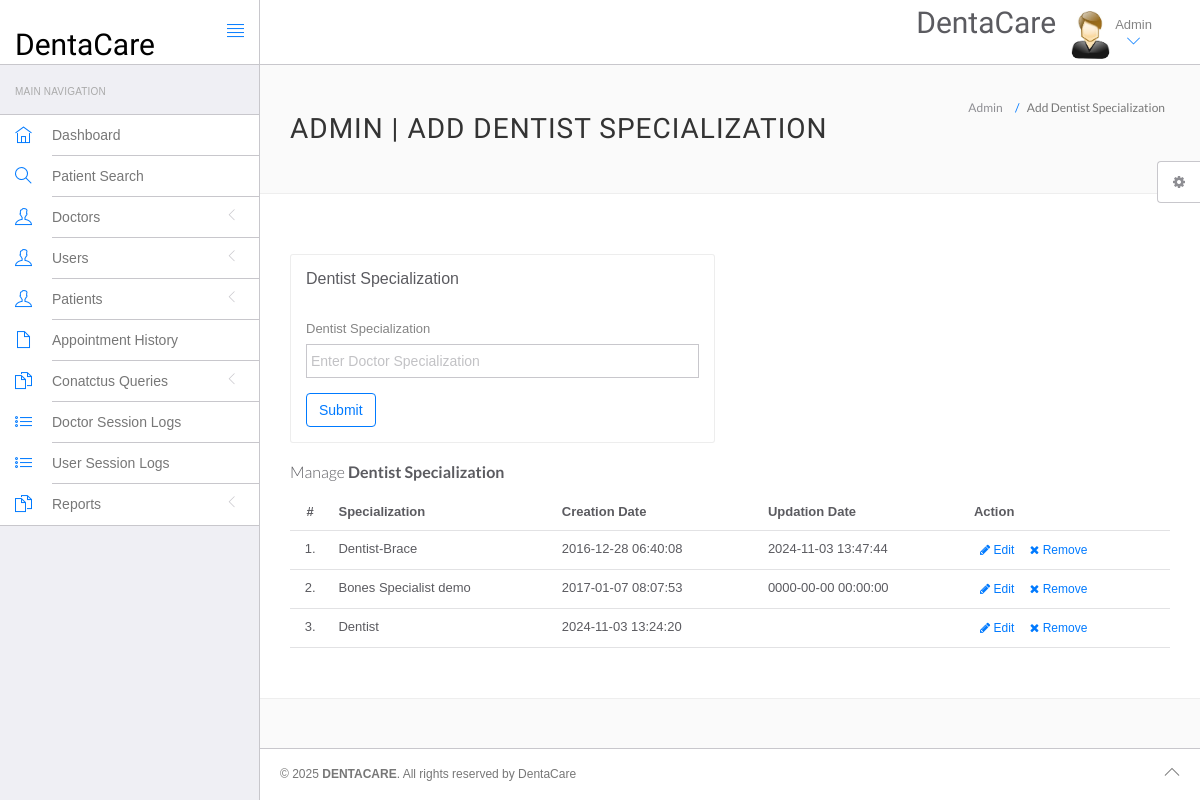
The app's page /hms/admin/doctor-specilization.php (signed in), older data.
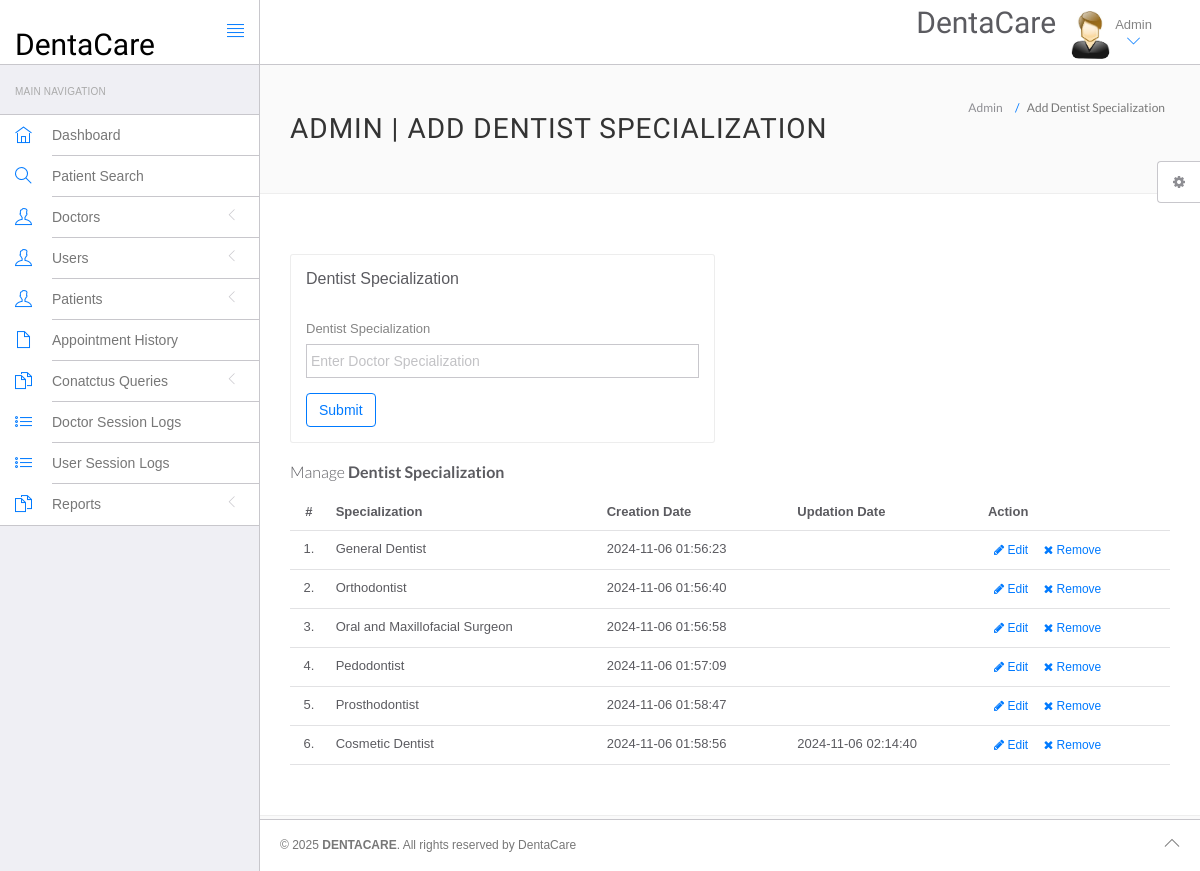
The same page, newer data.
### tables this page shows
CREATE TABLE `doctorspecilization` (
  `id` int(11) NOT NULL,
  `specilization` varchar(255) DEFAULT NULL,
  `creationDate` timestamp NULL DEFAULT current_timestamp(),
  `updationDate` timestamp NULL DEFAULT NULL ON UPDATE current_timestamp()
);

### hms/admin/doctor-specilization.php (the view, shortened to what this page needs)
<?php
include('include/config.php');
?>
<!DOCTYPE html>
<html lang="en">
	<head>
		<link rel="stylesheet" href="vendor/bootstrap/css/bootstrap.min.css">
		<link rel="stylesheet" href="vendor/fontawesome/css/font-awesome.min.css">
		<link rel="stylesheet" href="vendor/themify-icons/themify-icons.min.css">
		<link href="vendor/animate.css/animate.min.css" rel="stylesheet" media="screen">
		<link href="vendor/perfect-scrollbar/perfect-scrollbar.min.css" rel="stylesheet" media="screen">
		<link href="vendor/switchery/switchery.min.css" rel="stylesheet" media="screen">
		<link href="vendor/bootstrap-touchspin/jquery.bootstrap-touchspin.min.css" rel="stylesheet" media="screen">
		<link href="vendor/select2/select2.min.css" rel="stylesheet" media="screen">
		<link href="vendor/bootstrap-datepicker/bootstrap-datepicker3.standalone.min.css" rel="stylesheet" media="screen">
		<link href="vendor/bootstrap-timepicker/bootstrap-timepicker.min.css" rel="stylesheet" media="screen">
		<link rel="stylesheet" href="assets/css/styles.css">
		<link rel="stylesheet" href="assets/css/plugins.css">
		<link rel="stylesheet" href="assets/css/themes/theme-1.css" id="skin_color" />
		<link rel="stylesheet" href="https://cdn.jsdelivr.net/npm/sweetalert2@11/dist/sweetalert2.min.css">
	</head>
	<body>
    <div id="app">
        <?php include('include/sidebar.php'); ?>
        <div class="app-content">
            <?php include('include/header.php'); ?>
            <div class="main-content">
                <div class="wrap-content container" id="container">
                    <section id="page-title">
                        <div class="row">
                            <div class="col-sm-8">
                                <h1 class="mainTitle">Admin | Add Dentist Specialization</h1>
                            </div>
                            <ol class="breadcrumb">
                                <li><span>Admin</span></li>
                                <li class="active"><span>Add Dentist Specialization</span></li>
                            </ol>
                        </div>
                    </section>
                    <div class="container-fluid container-fullw bg-white">
                        <div class="row">
                            <div class="col-md-12">
                                <div class="row margin-top-30">
                                    <div class="col-lg-6 col-md-12">
                                        <div class="panel panel-white">
                                            <div class="panel-heading">
                                                <h5 class="panel-title">Dentist Specialization</h5>
                                            </div>
                                            <div class="panel-body">
                                                <form role="form" name="dcotorspcl" method="post" onsubmit="return validateForm();">
                                                    <div class="form-group">
                                                        <label for="doctorspecilization">Dentist Specialization</label>
                                                        <input type="text" id="doctorspecilization" name="doctorspecilization" class="form-control" placeholder="Enter Doctor Specialization">
                                                    </div>
                                                    <button type="submit" name="submit" class="btn btn-o btn-primary">Submit</button>
                                                </form>
                                            </div>
                                        </div>
                                    </div>
                                </div>
                                <div class="row">
                                    <div class="col-md-12">
                                        <h5 class="over-title margin-bottom-15">Manage <span class="text-bold">Dentist Specialization</span></h5>
                                        <table class="table table-hover" id="sample-table-1">
                                            <thead>
                                                <tr>
                                                    <th class="center">#</th>
                                                    <th>Specialization</th>
                                                    <th class="hidden-xs">Creation Date</th>
                                                    <th>Updation Date</th>
                                                    <th>Action</th>
                                                </tr>
                                            </thead>
                                            <tbody>
                                                <?php
                                                $sql = mysqli_query($con, "SELECT * FROM doctorSpecilization");
                                                $cnt = 1;
                                                while ($row = mysqli_fetch_array($sql)) {
                                                ?>
                                                    <tr>
                                                        <td class="center"><?php echo $cnt; ?>.</td>
                                                        <td class="hidden-xs"><?php echo $row['specilization']; ?></td>
                                                        <td><?php echo $row['creationDate']; ?></td>
                                                        <td><?php echo $row['updationDate']; ?></td>
                                                        <td>
   <a href="edit-doctor-specialization.php?id=<?php echo $row['id']; ?>" class="btn btn-transparent btn-xs" title="Edit">
    <i class="fa fa-pencil"></i> Edit
</a>
<a href="javascript:void(0);" class="btn btn-transparent btn-xs" onclick="confirmDelete(<?php echo $row['id']; ?>)" title="Remove">
    <i class="fa fa-times fa fa-white"></i> Remove
</a>
                                                        </td>
                                                    </tr>
                                                <?php $cnt = $cnt + 1; } ?>
                                            </tbody>
                                        </table>
                                    </div>
                                </div>
                            </div>
                        </div>
                    </div>
                </div>
            </div>
            <?php include('include/setting.php'); ?>
        </div>
        <?php include('include/footer.php'); ?>
    </div>
	</body>
</html>

### hms/admin/include/sidebar.php (shortened to what this page needs)
<div class="sidebar app-aside" id="sidebar">
				<div class="sidebar-container perfect-scrollbar">
<nav>
						<div class="navbar-title">
							<span>Main Navigation</span>
						</div>
						<ul class="main-navigation-menu">
							<li>
								<a href="dashboard.php">
									<div class="item-content">
										<div class="item-media">
											<i class="ti-home"></i>
										</div>
										<div class="item-inner">
											<span class="title"> Dashboard </span>
										</div>
									</div>
								</a>
							</li>
							<li>
								<a href="patient-search.php">
									<div class="item-content">
										<div class="item-media">
											<i class="ti-search"></i>
										</div>
										<div class="item-inner">
											<span class="title"> Patient Search </span>
										</div>
									</div>
								</a>
							</li>
							<li>
								<a href="javascript:void(0)">
									<div class="item-content">
										<div class="item-media">
											<i class="ti-user"></i>
										</div>
										<div class="item-inner">
											<span class="title"> Doctors </span><i class="icon-arrow"></i>
										</div>
									</div>
								</a>
								</li>
				<li>
								<a href="javascript:void(0)">
									<div class="item-content">
										<div class="item-media">
											<i class="ti-user"></i>
										</div>
										<div class="item-inner">
											<span class="title"> Users </span><i class="icon-arrow"></i>
										</div>
									</div>
								</a>
								</li>
								<li>
								<a href="javascript:void(0)">
									<div class="item-content">
										<div class="item-media">
											<i class="ti-user"></i>
										</div>
										<div class="item-inner">
											<span class="title"> Patients </span><i class="icon-arrow"></i>
										</div>
									</div>
								</a>
								</li>
<li>
								<a href="appointment-history.php">
									<div class="item-content">
										<div class="item-media">
											<i class="ti-file"></i>
										</div>
										<div class="item-inner">
											<span class="title"> Appointment History </span>
										</div>
									</div>
								</a>
							</li>
				<li>
								<a href="javascript:void(0)">
									<div class="item-content">
										<div class="item-media">
											<i class="ti-files"></i>
										</div>
										<div class="item-inner">
											<span class="title"> Conatctus Queries </span><i class="icon-arrow"></i>
										</div>
									</div>
								</a>
								</li>
	<li>
								<a href="doctor-logs.php">
									<div class="item-content">
										<div class="item-media">
											<i class="ti-list"></i>
										</div>
										<div class="item-inner">
											<span class="title"> Doctor Session Logs </span>
										</div>
									</div>
								</a>
							</li>
							<li>
								<a href="user-logs.php">
									<div class="item-content">
										<div class="item-media">
											<i class="ti-list"></i>
										</div>
										<div class="item-inner">
											<span class="title"> User Session Logs </span>
										</div>
									</div>
								</a>
							</li>
				<li>
								<a href="javascript:void(0)">
									<div class="item-content">
										<div class="item-media">
											<i class="ti-files"></i>
										</div>
										<div class="item-inner">
											<span class="title"> Reports </span><i class="icon-arrow"></i>
										</div>
									</div>
								</a>
								</li>
						</ul>
					</nav>
					</div>
			</div>

### hms/admin/include/header.php (shortened to what this page needs)
<header class="navbar navbar-default navbar-static-top">
					<div class="navbar-header">
						<a class="navbar-brand" href="#">
							<h2 style="padding-top:20%; color:#000 ">DentaCare</h2>
						</a>
						<a href="#" class="sidebar-toggler pull-right visible-md visible-lg" data-toggle-class="app-sidebar-closed" data-toggle-target="#app">
							<i class="ti-align-justify"></i>
						</a>
					</div>
					<div class="navbar-collapse collapse">
						<ul class="nav navbar-right">
								<li  style="padding-top:2% ">
								<h2>DentaCare</h2>
							</li>
							<li class="dropdown current-user">
								<a href class="dropdown-toggle" data-toggle="dropdown">
									<img src="assets/images/images.jpg" > <span class="username">
			Admin
									<i class="ti-angle-down"></i></i></span>
								</a>
							</li>
						</ul>
					</div>
				</header>

### hms/admin/include/setting.php (shortened to what this page needs)
<div class="settings panel panel-default hidden-xs hidden-sm" id="settings">
				<button ct-toggle="toggle" data-toggle-class="active" data-toggle-target="#settings" class="btn btn-default">
					<i class="fa fa-spin fa-gear"></i>
				</button>
			</div>

### hms/admin/include/footer.php
<footer>
				<div class="footer-inner">
					<div class="pull-left">
						&copy; <span class="current-year"></span><span class="text-bold text-uppercase"> DentaCare</span>. <span>All rights reserved by DentaCare</span>
					</div>
					<div class="pull-right">
						<span class="go-top"><i class="ti-angle-up"></i></span>
					</div>
				</div>
			</footer>

### hms/admin/assets/css/plugins.css (style rules this page uses)
.perfect-scrollbar { overflow-y: hidden !important; }

### hms/admin/assets/css/themes/theme-1.css (style rules this page uses)
body { background: #FAFAFA; }
header .navbar-header { background: #ffffff !important; border-right-color: #c8c7cc !important; border-bottom-color: #c8c7cc !important; }
header .navbar-header .sidebar-toggler, header .navbar-header .sidebar-mobile-toggler { color: #007aff !important; }
header .navbar-header .navbar-brand { color: #777 !important; }
header .navbar-collapse { background: #ffffff !important; border-bottom-color: #c8c7cc !important; box-shadow: none !important; }
header .navbar-collapse .navbar-right > li > a { color: #777; }
header .navbar-collapse .navbar-right > li > a i { color: #007aff !important; }
#sidebar { background: #EFEFF4 !important; }
#sidebar:before { border-right-width: "1px" !important; border-right-style: solid; border-right-color: #c8c7cc !important; }
#sidebar nav { border-right-width: "1px" !important; border-right-style: solid; border-right-color: #c8c7cc !important; }
#sidebar nav .navbar-title { color: #aaaaaa; }
#sidebar nav > ul { background: #ffffff !important; border-bottom-color: #c8c7cc !important; border-top-color: #c8c7cc !important; }
#sidebar nav > ul > li > a .item-media > i { color: #007aff !important; }
#sidebar nav > ul > li > a .item-inner { color: #777 !important; border-bottom-color: #c8c7cc; }
#app > footer { background: #ffffff !important; border-top-color: #c8c7cc !important; color: #777; }

Row changes from the older to the newer data that the page shows:
removed doctorspecilization: specilization "Dentist-Brace", creationDate "2016-12-28 06:40:08", updationDate "2024-11-03 13:47:44"
removed doctorspecilization: specilization "Bones Specialist demo", creationDate "2017-01-07 08:07:53", updationDate "0000-00-00 00:00:00"
removed doctorspecilization: specilization "Dentist", creationDate "2024-11-03 13:24:20"
added doctorspecilization: specilization "General Dentist", creationDate "2024-11-06 01:56:23"
added doctorspecilization: specilization "Orthodontist", creationDate "2024-11-06 01:56:40"
added doctorspecilization: specilization "Oral and Maxillofacial Surgeon", creationDate "2024-11-06 01:56:58"
added doctorspecilization: specilization "Pedodontist", creationDate "2024-11-06 01:57:09"
added doctorspecilization: specilization "Prosthodontist", creationDate "2024-11-06 01:58:47"
added doctorspecilization: specilization "Cosmetic Dentist", creationDate "2024-11-06 01:58:56", updationDate "2024-11-06 02:14:40"
